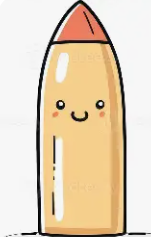
#> input picture Lesson 38 - Basics Of Image Manipulation/Image.png, 151 x 237 px
$ python Homework.py
#> lines starting #> are read from the running program, lines starting #| are printed output that depends on the picture
import cv2

image = cv2.imread("Image.png")
#> image is the input picture: shape (237, 151, 3); mean B, G, R 185.9, 211.1, 228.9

rotated = cv2.rotate(image, cv2.ROTATE_90_CLOCKWISE)
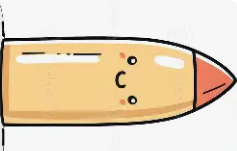
#> rotated: shape (151, 237, 3); mean B, G, R 185.9, 211.1, 228.9

#> (the run stopped early here; a loop or call above may not have finished)
